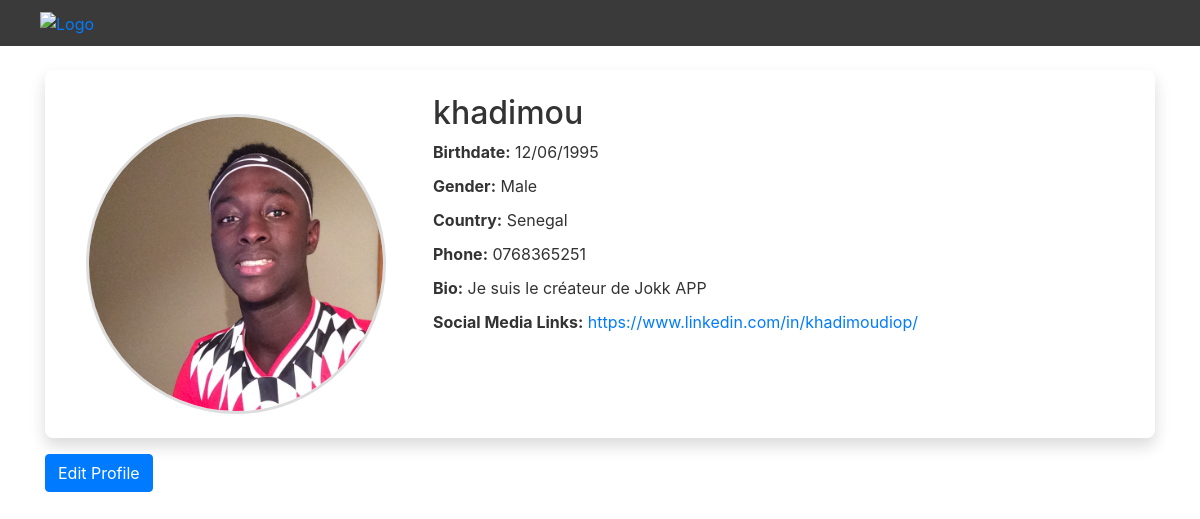
Page /en/profile/1/ on the committed database.
### smart_mentor/models.py (models this page shows, shortened)
class Profile(models.Model):
    GENDER_CHOICES = (
        ('MALE', _('Male')),
        ('FEMALE', _('Female')),
        ('OTHER', _('Other')),
    )
    user = models.OneToOneField(User, on_delete=models.CASCADE)
    first_login = models.BooleanField(default=True)
    is_mentor = models.BooleanField(default=False)
    avatar = models.ImageField(upload_to='avatars/', blank=True, default='avatars/pp.svg')
    birthdate = models.DateField(null=True)
    gender = models.CharField(max_length=6, choices=GENDER_CHOICES)
    country = CountryField(blank_label='(select country)', blank=True)
    education_level = models.CharField(max_length=100, blank=True)
    skills = models.TextField(max_length=100, blank=True)
    phone = models.CharField(max_length=20)
    bio = models.TextField(max_length=100, blank=True)
    social_media_links = models.URLField(max_length=200, blank=True)

### smart_mentor/views.py (the view)
# urls.py: path('profile/<int:user_id>/',views.profile_view,name='profile'),
def profile_view(request, user_id=None):
    if user_id is None:
        profile = Profile.objects.get(user=request.user)
    else:
        profile = Profile.objects.get(user_id=user_id)
    return render(request, 'profile.html', {'profile': profile})

### templates/profile.html (shortened to what this page needs)
{% extends 'base_site.html' %}
{% load i18n %}
{% load static %}
{% block navbar %}
    {% include 'nav_home.html' %}
{% endblock %}
{% block content %}
    <div class="container my-4">
        <div class="profile-card p-4 shadow">
            <div class="row">
                <div class="col-md-4 text-center">
                    {% if profile.avatar %}
                        <img src="{{ profile.avatar.url }}" alt="Profile Picture" class="img-fluid rounded-circle profile-picture">
                    {% endif %}
                </div>
                <div class="col-md-8">
                    <h2>{{ profile.user.username }}</h2>
                    <ul class="list-unstyled">
                        {% if profile.birthdate %}
                            <li><strong>{% trans 'Birthdate:' %}</strong> {{ profile.birthdate }}</li>
                        {% endif %}
                        {% if profile.gender %}
                            <li><strong>{% trans 'Gender:' %}</strong> {{ profile.get_gender_display }}</li>
                        {% endif %}
                        {% if profile.get_country_display %}
                            <li><strong>{% trans 'Country:' %}</strong> {{ profile.get_country_display }} </li>
                        {% endif %}
                        {% if profile.phone %}
                            <li><strong>{% trans 'Phone:' %}</strong> {{ profile.phone }}</li>
                        {% endif %}
                        {% if profile.bio %}
                            <li><strong>{% trans 'Bio:' %}</strong> {{ profile.bio }}</li>
                        {% endif %}
                        {% if profile.social_media_links %}
                            <li><strong>{% trans 'Social Media Links:' %}</strong> <a href="{{ profile.social_media_links }}">{{ profile.social_media_links }}</a></li>
                        {% endif %}
                    </ul>
                </div>
            </div>
        </div>
        <a href="{% url 'edit_profile' %}" class="btn btn-primary mt-3">{% trans 'Edit Profile' %}</a>
    </div>
{% endblock %}

### static/css/settings.css (style rules this page uses)
body.light-mode { --background-color: #fff; --text-color: #333; --button-bg-color: #007bff; --button-text-color: #fff; }
body { background-color: var(--background-color); color: var(--text-color); }
.btn { background-color: var(--button-bg-color); color: var(--button-text-color); }

### templates/profile.html (style rules this page uses)
.profile-card { background-color: #fff; border-radius: 8px; box-shadow: 0 4px 8px rgba(0,0,0,0.1); }
.profile-picture { width: 300px; height: 300px; object-fit: cover; border: 3px solid #ddd; margin-top: 20px; }
.list-unstyled li { margin-bottom: 10px; }

### rows in the picture
Profile: avatar (picture), user.username "khadimou", birthdate "12/06/1995", gender "Male", country "Senegal", phone "0768365251", bio "Je suis le créateur de Jokk APP", social_media_links "https://www.linkedin.com/in/khadimoudiop/"
